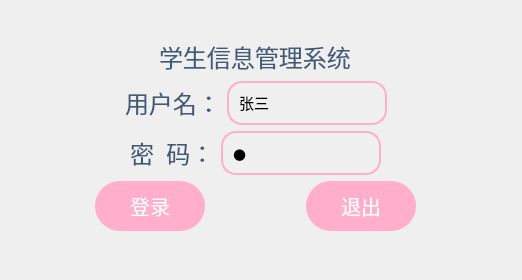
<?xml version="1.0" encoding="UTF-8"?>
<ui version="4.0">
 <class>login</class>
 <widget class="QWidget" name="login">
  <property name="geometry">
   <rect>
    <x>0</x>
    <y>0</y>
    <width>522</width>
    <height>280</height>
   </rect>
  </property>
  <property name="windowTitle">
   <string>登录</string>
  </property>
  <property name="windowIcon">
   <iconset resource="res.qrc">
    <normaloff>:/Icon/login.svg</normaloff>:/Icon/login.svg</iconset>
  </property>
  <widget class="QWidget" name="layoutWidget">
   <property name="geometry">
    <rect>
     <x>0</x>
     <y>10</y>
     <width>511</width>
     <height>251</height>
    </rect>
   </property>
   <layout class="QGridLayout" name="gridLayout">
    <item row="1" column="0" alignment="Qt::AlignHCenter">
     <widget class="QLabel" name="label_XiTongMing">
      <property name="font">
       <font>
        <family>黑体</family>
        <pointsize>18</pointsize>
        <weight>50</weight>
        <italic>false</italic>
        <bold>false</bold>
       </font>
      </property>
      <property name="styleSheet">
       <string notr="true">color: rgb(65, 90, 119);
font: 18pt &quot;黑体&quot;;</string>
      </property>
      <property name="lineWidth">
       <number>1</number>
      </property>
      <property name="text">
       <string>学生信息管理系统</string>
      </property>
     </widget>
    </item>
    <item row="3" column="0">
     <spacer name="verticalSpacer">
      <property name="orientation">
       <enum>Qt::Vertical</enum>
      </property>
      <property name="sizeHint" stdset="0">
       <size>
        <width>20</width>
        <height>40</height>
       </size>
      </property>
     </spacer>
    </item>
    <item row="2" column="0">
     <layout class="QVBoxLayout" name="verticalLayout_2" stretch="2,1">
      <item>
       <layout class="QVBoxLayout" name="verticalLayout">
        <item>
         <layout class="QHBoxLayout" name="horizontalLayout_2">
          <item>
           <spacer name="horizontalSpacer_4">
            <property name="orientation">
             <enum>Qt::Horizontal</enum>
            </property>
            <property name="sizeHint" stdset="0">
             <size>
              <width>40</width>
              <height>20</height>
             </size>
            </property>
           </spacer>
          </item>
          <item>
           <widget class="QLabel" name="label_YongHuMing">
            <property name="font">
             <font>
              <family>黑体</family>
              <pointsize>18</pointsize>
              <weight>50</weight>
              <italic>false</italic>
              <bold>false</bold>
             </font>
            </property>
            <property name="styleSheet">
             <string notr="true">color: rgb(65, 90, 119);
font: 18pt &quot;黑体&quot;;</string>
            </property>
            <property name="text">
             <string>用户名：</string>
            </property>
           </widget>
          </item>
          <item>
           <widget class="QLineEdit" name="le_YongHuMingText">
            <property name="font">
             <font>
              <family>AcadEref</family>
              <pointsize>-1</pointsize>
             </font>
            </property>
            <property name="tabletTracking">
             <bool>false</bool>
            </property>
            <property name="toolTip">
             <string/>
            </property>
            <property name="statusTip">
             <string/>
            </property>
            <property name="whatsThis">
             <string/>
            </property>
            <property name="accessibleName">
             <string/>
            </property>
            <property name="accessibleDescription">
             <string/>
            </property>
            <property name="styleSheet">
             <string notr="true">QLineEdit {
    border: 2px solid rgb(255, 175, 204); /* 边框颜色 */
    border-radius: 15px; /* 设置圆角 */
    padding: 8px; /* 内边距 */
    font-size: 15px; /* 字体大小 */
    background-color: rgb(240, 240, 240); /* 背景颜色 */
}</string>
            </property>
            <property name="inputMask">
             <string/>
            </property>
            <property name="text">
             <string>张三</string>
            </property>
            <property name="placeholderText">
             <string>请输入用户名</string>
            </property>
           </widget>
          </item>
          <item>
           <spacer name="horizontalSpacer_7">
            <property name="orientation">
             <enum>Qt::Horizontal</enum>
            </property>
            <property name="sizeHint" stdset="0">
             <size>
              <width>40</width>
              <height>20</height>
             </size>
            </property>
           </spacer>
          </item>
         </layout>
        </item>
        <item>
         <layout class="QHBoxLayout" name="horizontalLayout_3">
          <item>
           <spacer name="horizontalSpacer_5">
            <property name="orientation">
             <enum>Qt::Horizontal</enum>
            </property>
            <property name="sizeHint" stdset="0">
             <size>
              <width>40</width>
              <height>20</height>
             </size>
            </property>
           </spacer>
          </item>
          <item>
           <widget class="QLabel" name="label_MiMa">
            <property name="font">
             <font>
              <family>黑体</family>
              <pointsize>18</pointsize>
              <weight>50</weight>
              <italic>false</italic>
              <bold>false</bold>
             </font>
            </property>
            <property name="styleSheet">
             <string notr="true">color: rgb(65, 90, 119);
font: 18pt &quot;黑体&quot;;</string>
            </property>
            <property name="text">
             <string>密  码：</string>
            </property>
           </widget>
          </item>
          <item>
           <widget class="QLineEdit" name="le_MiMaText">
            <property name="font">
             <font>
              <family>AcadEref</family>
              <pointsize>-1</pointsize>
             </font>
            </property>
            <property name="styleSheet">
             <string notr="true">QLineEdit {
    border: 2px solid rgb(255, 175, 204); /* 边框颜色 */
    border-radius: 15px; /* 设置圆角 */
    padding: 8px; /* 内边距 */
    font-size: 15px; /* 字体大小 */
    background-color: rgb(240, 240, 240); /* 背景颜色 */
}</string>
            </property>
            <property name="inputMask">
             <string/>
            </property>
            <property name="text">
             <string>1</string>
            </property>
            <property name="frame">
             <bool>true</bool>
            </property>
            <property name="echoMode">
             <enum>QLineEdit::PasswordEchoOnEdit</enum>
            </property>
            <property name="placeholderText">
             <string>请输入密码</string>
            </property>
           </widget>
          </item>
          <item>
           <spacer name="horizontalSpacer_6">
            <property name="orientation">
             <enum>Qt::Horizontal</enum>
            </property>
            <property name="sizeHint" stdset="0">
             <size>
              <width>40</width>
              <height>20</height>
             </size>
            </property>
           </spacer>
          </item>
         </layout>
        </item>
       </layout>
      </item>
      <item>
       <layout class="QHBoxLayout" name="horizontalLayout" stretch="0,0,0,0,0">
        <item>
         <spacer name="horizontalSpacer">
          <property name="orientation">
           <enum>Qt::Horizontal</enum>
          </property>
          <property name="sizeHint" stdset="0">
           <size>
            <width>40</width>
            <height>20</height>
           </size>
          </property>
         </spacer>
        </item>
        <item>
         <widget class="QPushButton" name="btn_DengLu">
          <property name="font">
           <font>
            <family>AcadEref</family>
            <pointsize>-1</pointsize>
            <weight>50</weight>
            <italic>false</italic>
            <bold>false</bold>
           </font>
          </property>
          <property name="styleSheet">
           <string notr="true">QPushButton {
    background-color: rgb(255, 175, 204); /* 背景色 */
    border-radius: 25px; /* 圆角半径（要足够大） */
    color: white; /* 文字颜色 */
	font: 9pt &quot;黑体&quot;;
	font: 20pt &quot;AcadEref&quot;;
    font-size: 20px; /* 文字大小 */
    padding: 10px 20px; /* 让按钮更圆润 */
    border: none; /* 去掉边框 */
    min-width: 70px; /* 按钮最小宽度 */
    min-height: 30px; /* 按钮最小高度 */
}

QPushButton:hover {
    background-color: rgb(251, 111, 146); /* 鼠标悬停颜色变亮 */
}

QPushButton:pressed {
    background-color: rgb(255, 0, 110); /* 按下时颜色变暗 */
    transform: scale(0.95); /* 点击时缩小效果 */
}
</string>
          </property>
          <property name="text">
           <string>登录</string>
          </property>
         </widget>
        </item>
        <item>
         <spacer name="horizontalSpacer_2">
          <property name="orientation">
           <enum>Qt::Horizontal</enum>
          </property>
          <property name="sizeHint" stdset="0">
           <size>
            <width>40</width>
            <height>20</height>
           </size>
          </property>
         </spacer>
        </item>
        <item>
         <widget class="QPushButton" name="btn_TuiChu">
          <property name="font">
           <font>
            <family>AcadEref</family>
            <pointsize>-1</pointsize>
            <weight>50</weight>
            <italic>false</italic>
            <bold>false</bold>
           </font>
          </property>
          <property name="styleSheet">
           <string notr="true">QPushButton {
    background-color: rgb(255, 175, 204); /* 背景色 */
    border-radius: 25px; /* 圆角半径（要足够大） */
    color: white; /* 文字颜色 */
	font: 9pt &quot;黑体&quot;;
	font: 20pt &quot;AcadEref&quot;;
    font-size: 20px; /* 文字大小 */
    padding: 10px 20px; /* 让按钮更圆润 */
    border: none; /* 去掉边框 */
    min-width: 70px; /* 按钮最小宽度 */
    min-height: 30px; /* 按钮最小高度 */
}

QPushButton:hover {
    background-color: rgb(251, 111, 146); /* 鼠标悬停颜色变亮 */
}

QPushButton:pressed {
    background-color: rgb(255, 0, 110); /* 按下时颜色变暗 */
    transform: scale(0.95); /* 点击时缩小效果 */
}
</string>
          </property>
          <property name="text">
           <string>退出</string>
          </property>
         </widget>
        </item>
        <item>
         <spacer name="horizontalSpacer_3">
          <property name="orientation">
           <enum>Qt::Horizontal</enum>
          </property>
          <property name="sizeHint" stdset="0">
           <size>
            <width>40</width>
            <height>20</height>
           </size>
          </property>
         </spacer>
        </item>
       </layout>
      </item>
     </layout>
    </item>
    <item row="0" column="0">
     <spacer name="verticalSpacer_2">
      <property name="orientation">
       <enum>Qt::Vertical</enum>
      </property>
      <property name="sizeHint" stdset="0">
       <size>
        <width>20</width>
        <height>40</height>
       </size>
      </property>
     </spacer>
    </item>
   </layout>
  </widget>
 </widget>
 <resources>
  <include location="res.qrc"/>
 </resources>
 <connections/>
</ui>
